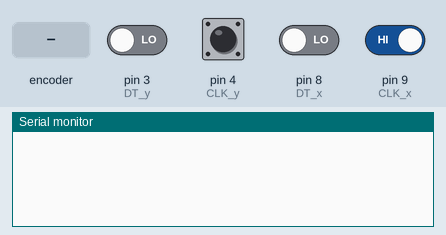
The sketch below on a simulated Arduino Uno, built with avr-gcc and run on an emulated ATmega328P. On the bench: the last lines printed to the serial monitor. The inputs (shaded band) are chosen by the test bench; at power-on: pin 4 (CLK_y), pin 9 (CLK_x) HIGH, pin 3 (DT_y), pin 8 (DT_x) LOW.

Above: at 1.2 s.
1.3 s: rotary encoder on pin 4 (CLK_y) / pin 8 (DT_x) turned 1 step (first pin leading)
At 2.6 s:
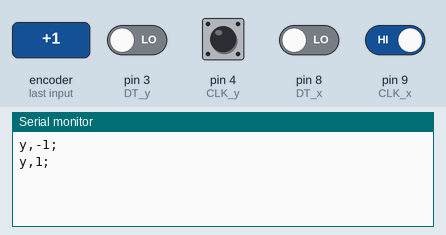
3.0 s: pin 9 (CLK_x) driven LOW
At 3.4 s:
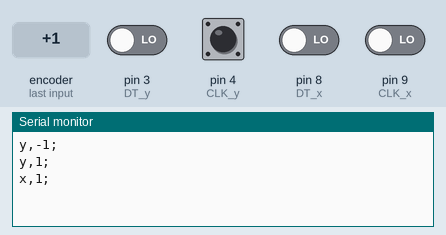
4.5 s: pin 9 (CLK_x) driven HIGH
At 5.8 s:
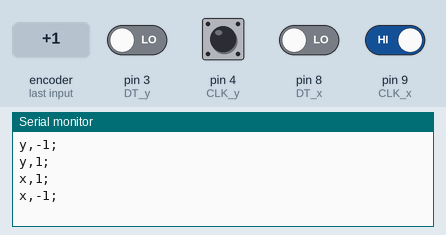

The sketch:

RotaryEncoder.ino
```cpp
#define CLK_x 9
#define DT_x 8
#define CLK_y 4
#define DT_y 3

int counter = 0;
int xState, xLastState;
int yState, yLastState;

void setup() {
  pinMode (CLK_x,INPUT);
  pinMode (DT_x,INPUT);
  pinMode (CLK_y,INPUT);
  pinMode (DT_y,INPUT);

  Serial.begin(9600);

  xLastState = digitalRead(CLK_x);
  yLastState = digitalRead(CLK_y);
}

void loop() {
  xState = digitalRead(CLK_x);
  yState = digitalRead(CLK_y);

  if (xState != xLastState){
    if (digitalRead(DT_x) != xState) {
      Serial.println("x,1;");
    } else {
      Serial.println("x,-1;");
    }
  }
  xLastState = xState;

  if (yState != yLastState){
    if (digitalRead(DT_y) != yState) {
      Serial.println("y,1;");
    } else {
      Serial.println("y,-1;");
    }
  }
  yLastState = yState;
}
```

Measured:
- after the input at 1.3 s, the serial monitor: prints a new line at once (image 1)
- after the input at 3.0 s, the serial monitor: prints a new line at once (image 2)
- after the input at 4.5 s, the serial monitor: prints a new line at once (image 3)
